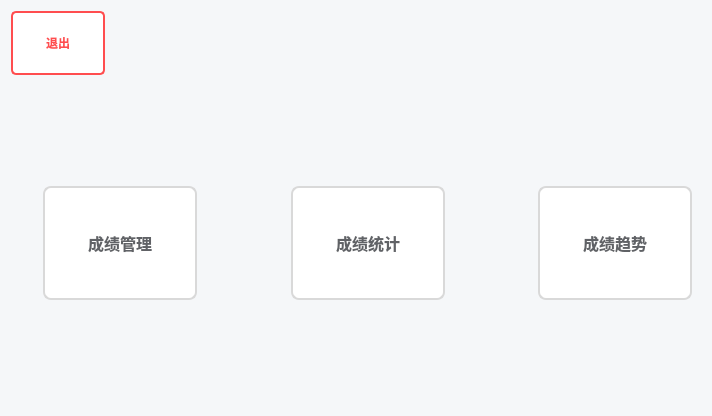
<?xml version="1.0" encoding="UTF-8"?>
<ui version="4.0">
 <class>Welcome</class>
 <widget class="QWidget" name="Welcome">
  <property name="geometry">
   <rect>
    <x>0</x>
    <y>0</y>
    <width>712</width>
    <height>416</height>
   </rect>
  </property>
  <property name="windowTitle">
   <string>Form</string>
  </property>
  <property name="styleSheet">
   <string notr="true">/* 背景美化 */
QWidget#Welcome {
    background-color: #f5f7f9;
}

/* 顶部标题 */
QLabel#labelTitle {
    font-size: 28px;
    font-weight: bold;
    color: #2c3e50;
    margin-bottom: 20px;
}

/* 主按钮样式（卡片效果） */
QPushButton {
    background-color: #ffffff;
    border: 2px solid #d9d9d9;
    border-radius: 8px;
    padding: 15px;
    font-size: 16px;
    font-weight: bold;
    color: #606266;
    min-width: 120px;
    min-height: 80px;
}

/* 对话框按钮样式 - 更小的尺寸 */
QMessageBox QPushButton,
QDialog QPushButton {
    background-color: #ffffff;
    border: 1px solid #d9d9d9;
    border-radius: 5px;
    padding: 8px 20px;
    font-size: 14px;
    font-weight: normal;
    color: #606266;
    min-width: 60px;
    min-height: 30px;
}

QMessageBox QPushButton:hover,
QDialog QPushButton:hover {
    background-color: #ecf5ff;
    border-color: #409eff;
    color: #409eff;
}

/* 鼠标悬停效果 */
QPushButton:hover {
    background-color: #ecf5ff;
    border: 2px solid #409eff;
    color: #409eff;
}

/* 退出按钮特殊样式 */
QPushButton#btnlogout {
    background-color: #ffffff;
    color: #ff4d4f;
    border: 2px solid #ff4d4f;
    border-radius: 5px;
    min-width: 60px;
    min-height: 30px;
    font-size: 12px;
}
QPushButton#btnlogout:hover {
    background-color: #ff4d4f;
    color: white;
    border-color: #ff4d4f;
}</string>
  </property>
  <layout class="QVBoxLayout" name="verticalLayout">
   <item>
    <widget class="QPushButton" name="btnlogout">
     <property name="sizePolicy">
      <sizepolicy hsizetype="Maximum" vsizetype="Fixed">
       <horstretch>0</horstretch>
       <verstretch>0</verstretch>
      </sizepolicy>
     </property>
     <property name="text">
      <string>退出</string>
     </property>
    </widget>
   </item>
   <item>
    <widget class="QStackedWidget" name="stackedWidget">
     <property name="currentIndex">
      <number>0</number>
     </property>
     <widget class="QWidget" name="PageHome">
      <layout class="QHBoxLayout" name="horizontalLayout">
       <item>
        <widget class="QLabel" name="labelTitle">
         <property name="text">
          <string/>
         </property>
        </widget>
       </item>
       <item>
        <widget class="QPushButton" name="btnscore">
         <property name="text">
          <string>成绩管理</string>
         </property>
        </widget>
       </item>
       <item>
        <spacer name="horizontalSpacer">
         <property name="orientation">
          <enum>Qt::Orientation::Horizontal</enum>
         </property>
         <property name="sizeHint" stdset="0">
          <size>
           <width>205</width>
           <height>20</height>
          </size>
         </property>
        </spacer>
       </item>
       <item>
        <widget class="QPushButton" name="btnstatistics">
         <property name="text">
          <string>成绩统计</string>
         </property>
        </widget>
       </item>
       <item>
        <spacer name="horizontalSpacer_2">
         <property name="orientation">
          <enum>Qt::Orientation::Horizontal</enum>
         </property>
         <property name="sizeHint" stdset="0">
          <size>
           <width>204</width>
           <height>20</height>
          </size>
         </property>
        </spacer>
       </item>
       <item>
        <widget class="QPushButton" name="btntrend">
         <property name="sizePolicy">
          <sizepolicy hsizetype="Fixed" vsizetype="Fixed">
           <horstretch>0</horstretch>
           <verstretch>0</verstretch>
          </sizepolicy>
         </property>
         <property name="minimumSize">
          <size>
           <width>154</width>
           <height>114</height>
          </size>
         </property>
         <property name="text">
          <string>成绩趋势</string>
         </property>
        </widget>
       </item>
      </layout>
     </widget>
     <widget class="QWidget" name="Page2"/>
    </widget>
   </item>
  </layout>
 </widget>
 <resources/>
 <connections/>
</ui>
